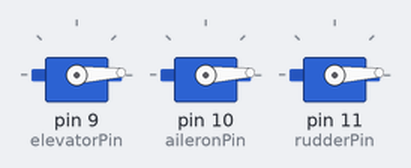
Bench run of a sketch on a simulated Arduino Uno, built with avr-gcc and run on an emulated ATmega328P. On the bench: 3 × servo.

Above: at 0.05 s.
At 0.7 s:
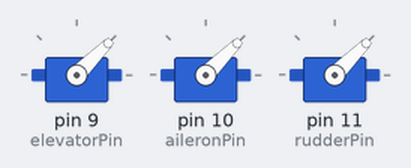
At 1.35 s:
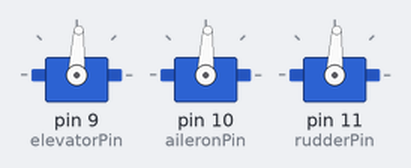
At 2.65 s:
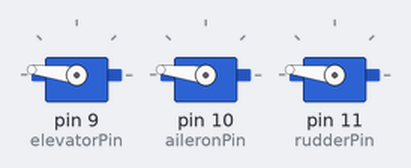
At 3.95 s:
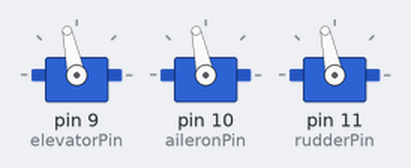
At 5.25 s:
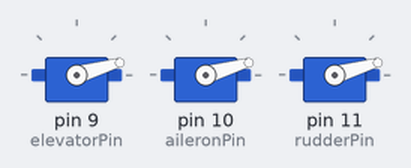
Timing chart, 0 to 7.2 s (numbered marks = the images above):
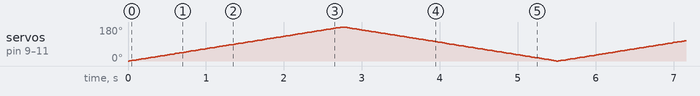

The sketch:

arduino_sketch.ino
```cpp
// Arduino code for a basic flight controller

#include <Servo.h>

// Define the servos for the flight surfaces
Servo elevator;
Servo aileron;
Servo rudder;

// Define the pins for the servos
const int elevatorPin = 9;
const int aileronPin = 10;
const int rudderPin = 11;

void setup() {
  // Attach the servos to their respective pins
  elevator.attach(elevatorPin);
  aileron.attach(aileronPin);
  rudder.attach(rudderPin);

  // Initialize servos to mid position
  elevator.write(90);
  aileron.write(90);
  rudder.write(90);
}

void loop() {
  // Read inputs from sensors or manual controls here

  // For simplicity, we'll just move the servos in a loop
  for (int pos = 0; pos <= 180; pos += 1) {
    elevator.write(pos);
    aileron.write(pos);
    rudder.write(pos);
    delay(15); // Wait for the servo to reach the position
  }
  for (int pos = 180; pos >= 0; pos -= 1) {
    elevator.write(pos);
    aileron.write(pos);
    rudder.write(pos);
    delay(15);
  }
}
```
